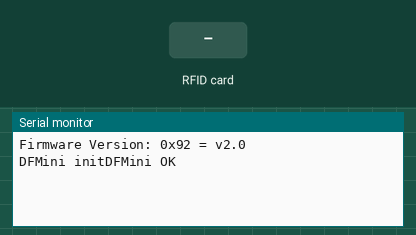
Simulated run of this sketch. Board: ESP32. Shown: the last lines printed to the serial monitor. Inputs (shaded band) come from the test bench. The audio player accepts every command and is not drawn.

Above: at 2.7 s.
2.8 s: RFID card 8A 0C 84 96 held to the reader
At 3.9 s:
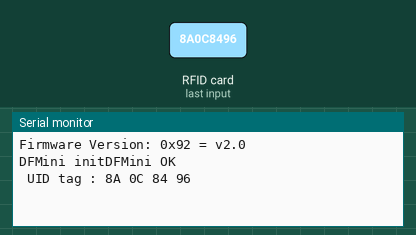
4.3 s: RFID card 2A 94 3A 96 held to the reader
At 5.4 s:
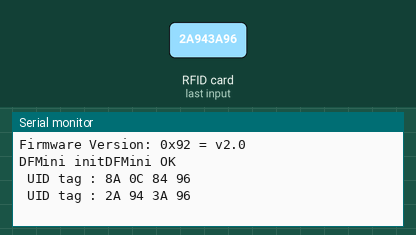
6.3 s: RFID card D8 F6 F3 99 held to the reader
At 8.0 s:
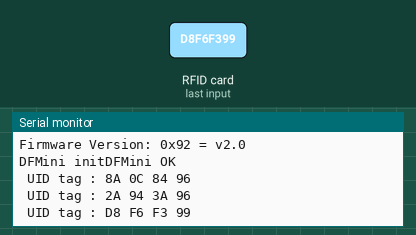
8.3 s: RFID card 5E 7A 19 C4 held to the reader
At 9.7 s:
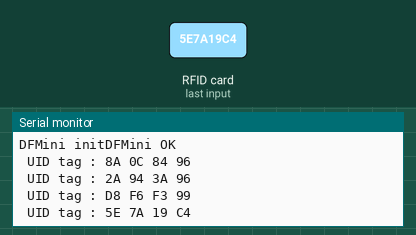

The sketch:

62_RFID_Audio.ino
```cpp
// (licence header left out)
#include <SPI.h>
#include <MFRC522.h>
#include "DFRobotDFPlayerMini.h"

#define SS_PIN 5   //D4
#define RST_PIN 0  //D3
#define RXD2 16
#define TXD2 17

MFRC522 mfrc522(SS_PIN, RST_PIN);  // Create MFRC522 instance.

// Create the Player object
DFRobotDFPlayerMini player;

String secureIDS[] = {
  "8A 0C 84 96",  //0001
  "2A 94 3A 96",  //0002
  "D8 F6 F3 99"   //0003
};

int len = sizeof(secureIDS) / sizeof(secureIDS[0]);
int i;
void setup() {

  // Init USB serial port for debugging
  Serial.begin(9600);

  SPI.begin();         // Initiate  SPI bus
  mfrc522.PCD_Init();  // Initiate MFRC522
  mfrc522.PCD_DumpVersionToSerial();

  delay(1000);

  Serial2.begin(9600, SERIAL_8N1, RXD2, TXD2);  // Init serial port for DFPlayer Mini

  Serial.print("DFMini init");

  // Start communication with DFPlayer Mini
  while (!player.begin(Serial2)) {
    Serial.print(".");
    delay(500);
  }

  Serial.println("DFMini OK");
  // Set volume to maximum (0 to 30).
  player.volume(30);
  // Play the first MP3 file on the SD card
}

void loop() {
  // Look for new cards
  if (!mfrc522.PICC_IsNewCardPresent()) {
    return;
  }

  // Select one of the cards
  if (!mfrc522.PICC_ReadCardSerial()) {
    return;
  }

  //Show UID on serial monitor
  Serial.println();
  Serial.print(" UID tag :");
  String content = "";
  for (byte i = 0; i < mfrc522.uid.size; i++) {
    Serial.print(mfrc522.uid.uidByte[i] < 0x10 ? " 0" : " ");
    Serial.print(mfrc522.uid.uidByte[i], HEX);
    content.concat(String(mfrc522.uid.uidByte[i] < 0x10 ? " 0" : " "));
    content.concat(String(mfrc522.uid.uidByte[i], HEX));
  }
  content.toUpperCase();
  Serial.println();

  bool accessGranted = false;

  for (i = 0; i < len; ++i) {
    if (content.substring(1) == secureIDS[i]) {
      accessGranted = true;
      break;
    }
  }

  if (accessGranted) player.play(1);
  else player.play(2);

  delay(2000);
}
```

Measured:
- after the input at 2.8 s, the serial monitor: prints a new line at once (image 1)
- after the input at 4.3 s, the serial monitor: prints a new line after 0.55 s (image 2)
- after the input at 6.3 s, the serial monitor: prints a new line after 0.59 s (image 3)
- after the input at 8.3 s, the serial monitor: prints a new line after 0.62 s (image 4)
